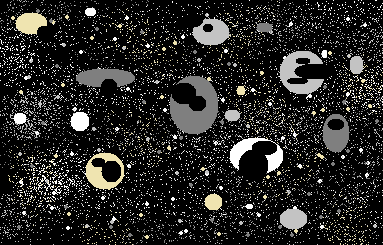
#> input picture Imagens de entrada/entrada4.png, 383 x 245 px, found by its file name
$ python aula-11.py
#> lines starting #> are read from the running program, lines starting #| are printed output that depends on the picture; after the words box and inside, x2 and y2 are one past the last pixel; in counts of white or black regions, pixels touching at a corner belong together
# -*- coding: utf-8 -*-
"""
Created on Tue Oct 24 17:19:15 2023

@author: aluno
"""

import cv2
import numpy
foto = 'entrada4.png'
imagem = cv2.imread(foto)
#> imagem is the input picture: shape (245, 383, 3); mean B, G, R 37.6, 39.2, 39.5

    #####

opFull = [[255,255,255],[255,255,255],[255,255,255]]
opCruz = [[0,255,0],[255,255,255],[0,255,0]]

#########################################################################################################
#=======================================================================================================#
#########################################################################################################

def deixaCinza (IMG):
    cinzas = numpy.zeros((imagem.shape[0], imagem.shape[1]), dtype = numpy.uint8)
    for i in range (imagem.shape[0]):
        for j in range (imagem.shape[1]):
            cinzas[i][j] = (IMG[i][j].sum()//3)
    cv2.imshow('Imagem em Tons de Cinza', cinzas)
    return cinzas

    #####

def deixaPB (CNZ):
    preBra = numpy.zeros((imagem.shape[0], imagem.shape[1]), dtype = numpy.uint8)
    for i in range (imagem.shape[0]):
        for j in range (imagem.shape[1]):
            if ((CNZ[i][j])/2) > 100:
                preBra[i][j] = 255
            else:
                preBra[i][j] = 0
    cv2.imshow('Imagem em Preto e Branco', preBra)
    return preBra

#########################################################################################################
#=======================================================================================================#
#########################################################################################################

def botaBorda (IMG, OP):
    borda = numpy.zeros(((IMG.shape[0]+2), (IMG.shape[1]+2)), dtype = numpy.uint8)
    for i in range (IMG.shape[0]):
        for j in range (IMG.shape[1]):
            borda[i+1][j+1] = IMG[i][j]
    #cv2.imshow('Borda Criada', borda)
    return borda

#########################################################################################################
#=======================================================================================================#
#########################################################################################################

def dilatacao0 (IMG, OP):
    comBorda = botaBorda(IMG, OP)
    dilatada = numpy.zeros((IMG.shape[0], IMG.shape[1]), dtype = numpy.uint8)
    for i in range ((IMG.shape[0])-2):
        for j in range ((IMG.shape[1])-2):
            m = n = 0
            auxF = 0
            #####
            if (comBorda[i][j] == 255) and (OP[m][n] == 255):
                auxF = auxF + 1
            if (comBorda[i][j+1] == 255) and (OP[m][n+1] == 255):
                auxF = auxF + 1
            if (comBorda[i][j+2] == 255) and (OP[m][n+2] == 255):
                auxF = auxF + 1
            if (comBorda[i+1][j] == 255) and (OP[m+1][n] == 255):
                auxF = auxF + 1
            if (comBorda[i+1][j+1] == 255) and (OP[m+1][n+1] == 255):
                auxF = auxF + 1
            if (comBorda[i+1][j+2] == 255) and (OP[m+1][n+2] == 255):
                auxF = auxF + 1
            if (comBorda[i+2][j] == 255) and (OP[m+2][n] == 255):
                auxF = auxF + 1
            if (comBorda[i+2][j+1] == 255) and (OP[m+2][n+1] == 255):
                auxF = auxF + 1
            if (comBorda[i+2][j+2] == 255) and (OP[m+2][n+2] == 255):
                auxF = auxF + 1
            #####
            if auxF > 0:
                dilatada[i+1][j+1] = 255
    cv2.imshow("Dilatacao da Imagem", dilatada)
    return dilatada

    #####

def erosao1 (IMG, OP):
    erodida1 = numpy.zeros((IMG.shape[0], IMG.shape[1]), dtype = numpy.uint8)
    for i in range ((IMG.shape[0])-2):
        for j in range ((IMG.shape[1])-2):
            m = n = 0
            auxF = 0
            #####
            if (IMG[i][j] == 255) and (OP[m][n] == 255):
                auxF = auxF + 1
            if (IMG[i][j+1] == 255) and (OP[m][n+1] == 255):
                auxF = auxF + 1
            if (IMG[i][j+2] == 255) and (OP[m][n+2] == 255):
                auxF = auxF + 1
            if (IMG[i+1][j] == 255) and (OP[m+1][n] == 255):
                auxF = auxF + 1
            if (IMG[i+1][j+1] == 255) and (OP[m+1][n+1] == 255):
                auxF = auxF + 1
            if (IMG[i+1][j+2] == 255) and (OP[m+1][n+2] == 255):
                auxF = auxF + 1
            if (IMG[i+2][j] == 255) and (OP[m+2][n] == 255):
                auxF = auxF + 1
            if (IMG[i+2][j+1] == 255) and (OP[m+2][n+1] == 255):
                auxF = auxF + 1
            if (IMG[i+2][j+2] == 255) and (OP[m+2][n+2] == 255):
                auxF = auxF + 1
            #####
            if auxF == 9:
                erodida1[i+1][j+1] = 255
    cv2.imshow("Erosao I da Imagem", erodida1)
    return erodida1

    #####

def erosao2 (IMG, OP):
    erodida2 = numpy.zeros((IMG.shape[0], IMG.shape[1]), dtype = numpy.uint8)
    for i in range ((IMG.shape[0])-2):
        for j in range ((IMG.shape[1])-2):
            m = n = 0
            auxF = 0
            #####
            #if (IMG[i][j] == 255) and (OP[m][n] == 255):
                #auxF = auxF + 1
            if (IMG[i][j+1] == 255) and (OP[m][n+1] == 255):
                auxF = auxF + 1
            #if (IMG[i][j+2] == 255) and (OP[m][n+2] == 255):
                #auxF = auxF + 1
            if (IMG[i+1][j] == 255) and (OP[m+1][n] == 255):
                auxF = auxF + 1
            if (IMG[i+1][j+1] == 255) and (OP[m+1][n+1] == 255):
                auxF = auxF + 1
            if (IMG[i+1][j+2] == 255) and (OP[m+1][n+2] == 255):
                auxF = auxF + 1
            #if (IMG[i+2][j] == 255) and (OP[m+2][n] == 255):
                #auxF = auxF + 1
            if (IMG[i+2][j+1] == 255) and (OP[m+2][n+1] == 255):
                auxF = auxF + 1
            #if (IMG[i+2][j+2] == 255) and (OP[m+2][n+2] == 255):
                #auxF = auxF + 1
            #####
            if auxF == 5:
                erodida2[i+1][j+1] = 255
    cv2.imshow("Erosao II da Imagem", erodida2)
    return erodida2

#########################################################################################################
#=======================================================================================================#
#########################################################################################################

def abertura1 (IMG):
    aberta = erosao1(IMG, opFull)
    aberta = dilatacao0(aberta, opFull)
    cv2.imshow("Abertura I da Imagem", aberta)
    return aberta;

def fechamento1 (IMG):
    fechada = dilatacao0(IMG, opFull)
    fechada = erosao1(fechada, opFull)
    cv2.imshow("Fechamento I da Imagem", fechada)
    return fechada;

    #####

def abertura2 (IMG):
    aberta = erosao2(IMG, opCruz)
    aberta = dilatacao0(aberta, opCruz)
    cv2.imshow("Abertura II da Imagem", aberta)
    return aberta;

def fechamento2 (IMG):
    fechada = dilatacao0(IMG, opCruz)
    fechada = erosao2(fechada, opCruz)
    cv2.imshow("Fechamento i da Imagem", fechada)
    return fechada;

#########################################################################################################
#=======================================================================================================#
#########################################################################################################

imgCinza = deixaCinza(imagem)
imgPB = deixaPB(imgCinza)
#> after the loop in deixaPB, `for i in range (imagem.shape[0]):`:
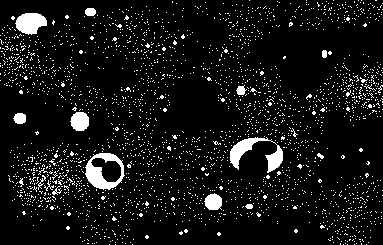
#> preBra: shape (245, 383); 7.9% white; 2574 white regions (2559 under 20 px), largest, box (x1, y1, x2, y2) and area: (230, 137, 283, 173) 703, (85, 153, 125, 190) 692, (15, 13, 47, 35) 502
cv2.waitKey(0)
    #####
cv2.imshow('Imagem em Preto e Branco', imgPB)
imgAbrt1 = abertura1(imgPB)
#> after the loop in erosao1, `for i in range ((IMG.shape[0])-2):`: erodida1: shape (245, 383); 2% white; 22 white regions (12 under 20 px), largest, box (x1, y1, x2, y2) and area: (17, 14, 46, 33) 399, (87, 162, 121, 188) 320, (231, 139, 264, 167) 281
#> after the loop in botaBorda, `for i in range (IMG.shape[0]):`: borda: shape (247, 385); 1.9% white; 22 white regions (12 under 20 px), largest, box (x1, y1, x2, y2) and area: (18, 15, 47, 34) 399, (88, 163, 122, 189) 320, (232, 140, 265, 168) 281
#> after the loop in dilatacao0, `for i in range ((IMG.shape[0])-2):`: dilatada: shape (245, 383); 2.9% white; 19 white regions (8 under 20 px), largest, box (x1, y1, x2, y2) and area: (87, 154, 125, 190) 665, (17, 14, 48, 35) 499, (231, 139, 266, 169) 407
cv2.waitKey(0)
cv2.imshow('Imagem em Preto e Branco', imgPB)
imgFchd1 = fechamento1(imgPB)
#> after the loop in botaBorda (call 2), `for i in range (IMG.shape[0]):`:
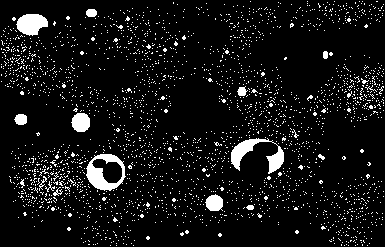
#> borda: shape (247, 385); 7.8% white; 2574 white regions (2559 under 20 px), largest, box (x1, y1, x2, y2) and area: (231, 138, 284, 174) 703, (86, 154, 126, 191) 692, (16, 14, 48, 36) 502
#> after the loop in dilatacao0 (call 2), `for i in range ((IMG.shape[0])-2):`:
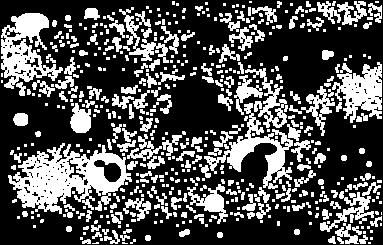
#> dilatada: shape (245, 383); 31.8% white; 536 white regions (334 under 20 px), largest, box (x1, y1, x2, y2) and area: (8, 143, 132, 214) 4365, (1, 13, 63, 89) 2260, (204, 103, 293, 189) 1937
#> after the loop in erosao1 (call 2), `for i in range ((IMG.shape[0])-2):`:
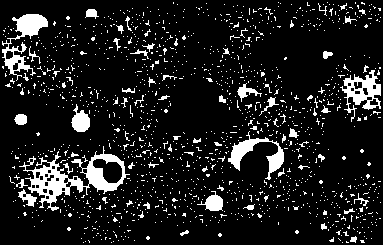
#> erodida1: shape (245, 383); 11.4% white; 1380 white regions (1327 under 20 px), largest, box (x1, y1, x2, y2) and area: (19, 146, 130, 211) 2023, (2, 14, 48, 81) 993, (340, 70, 381, 122) 819
cv2.waitKey(0)
    #####
cv2.imshow('Imagem em Preto e Branco', imgPB)
imgAbrt2 = abertura2(imgPB)
#> after the loop in erosao2, `for i in range ((IMG.shape[0])-2):`: erodida2: shape (245, 383); 2.5% white; 87 white regions (78 under 20 px), largest, box (x1, y1, x2, y2) and area: (86, 154, 124, 189) 500, (16, 14, 46, 34) 424, (231, 138, 265, 168) 317
#> after the loop in botaBorda (call 3), `for i in range (IMG.shape[0]):`:
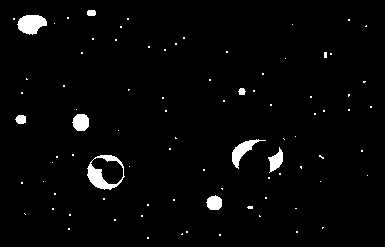
#> borda: shape (247, 385); 2.5% white; 87 white regions (78 under 20 px), largest, box (x1, y1, x2, y2) and area: (87, 155, 125, 190) 500, (17, 15, 47, 35) 424, (232, 139, 266, 169) 317
#> after the loop in dilatacao0 (call 3), `for i in range ((IMG.shape[0])-2):`: dilatada: shape (245, 383); 3.8% white; 87 white regions (75 under 20 px), largest, box (x1, y1, x2, y2) and area: (86, 154, 126, 191) 686, (16, 14, 48, 36) 500, (231, 138, 267, 170) 412
cv2.waitKey(0)
cv2.imshow('Imagem em Preto e Branco', imgPB)
imgFchd2 = fechamento2(imgPB)
#> after the loop in dilatacao0 (call 4), `for i in range ((IMG.shape[0])-2):`:
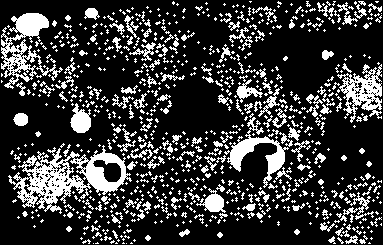
#> dilatada: shape (245, 383); 22% white; 859 white regions (679 under 20 px), largest, box (x1, y1, x2, y2) and area: (8, 145, 132, 214) 3207, (1, 13, 63, 89) 1661, (337, 64, 382, 123) 1163
#> after the loop in erosao2 (call 2), `for i in range ((IMG.shape[0])-2):`:
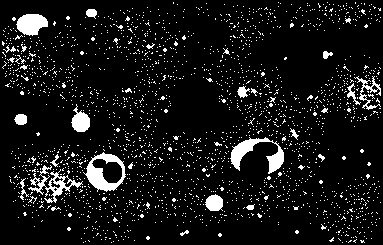
#> erodida2: shape (245, 383); 8.7% white; 2112 white regions (2080 under 20 px), largest, box (x1, y1, x2, y2) and area: (230, 137, 284, 174) 722, (83, 152, 126, 192) 716, (28, 165, 83, 203) 562
cv2.waitKey(0)
    #####
cv2.imshow('Imagem em Preto e Branco', imgPB)
cv2.imshow("Abertura I da Imagem", imgAbrt1)
cv2.imshow("Fechamento I da Imagem", imgFchd1)
cv2.imshow("Abertura II da Imagem", imgAbrt2)
cv2.imshow("Fechamento II da Imagem", imgFchd2)
cv2.waitKey(0)

$ run again, with Imagens de entrada/entrada3.png copied over Imagens de entrada/entrada4.png
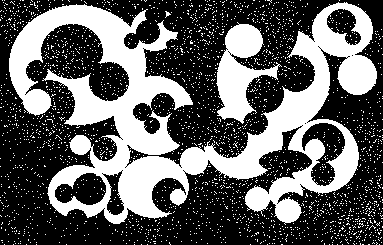
#> input picture Imagens de entrada/entrada3.png, 383 x 245 px, found by its file name
#> imagem is the input picture: shape (245, 383, 3); 37.9% white; 2643 white regions (2641 under 20 px), largest, box (x1, y1, x2, y2) and area: (9, 2, 377, 225) 28753, (216, 22, 282, 124) 3049
#> after the loop in dilatacao0 (call 4), `for i in range ((IMG.shape[0])-2):`:
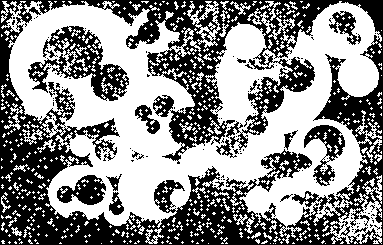
#> dilatada: shape (245, 383); 55% white; 112 black regions (99 under 20 px), largest, box (x1, y1, x2, y2) and area: (0, 0, 383, 245) 36208, (28, 26, 129, 101) 2741, (304, 125, 345, 186) 943
#> after the loop in erosao2 (call 2), `for i in range ((IMG.shape[0])-2):`:
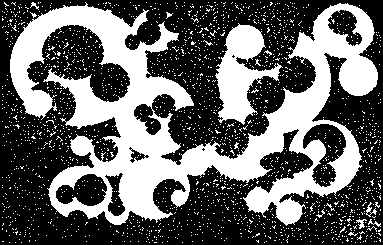
#> erodida2: shape (245, 383); 39.1% white; 2035 white regions (2027 under 20 px), largest, box (x1, y1, x2, y2) and area: (10, 2, 378, 226) 29780, (215, 23, 283, 125) 3193, (366, 202, 377, 217) 56
